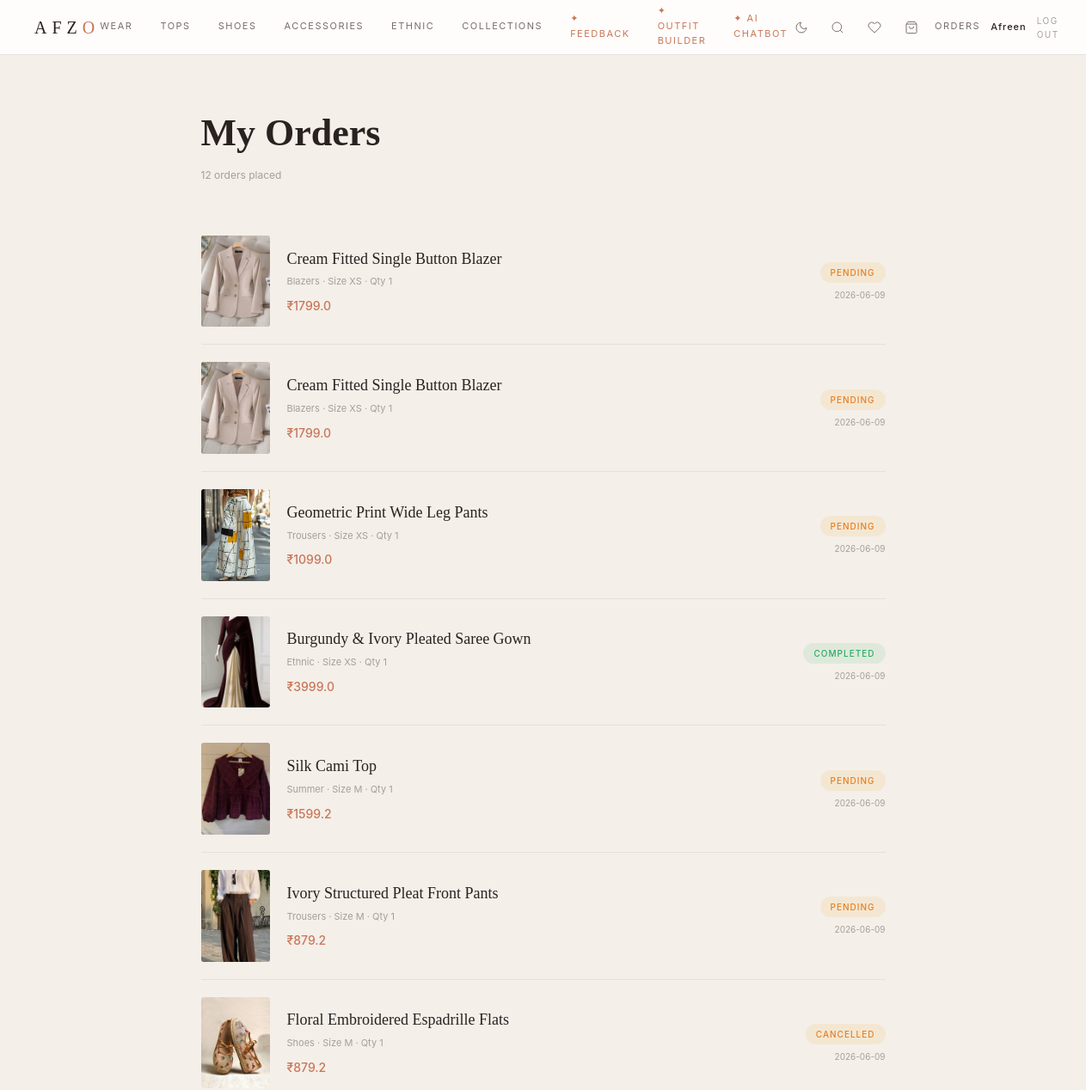
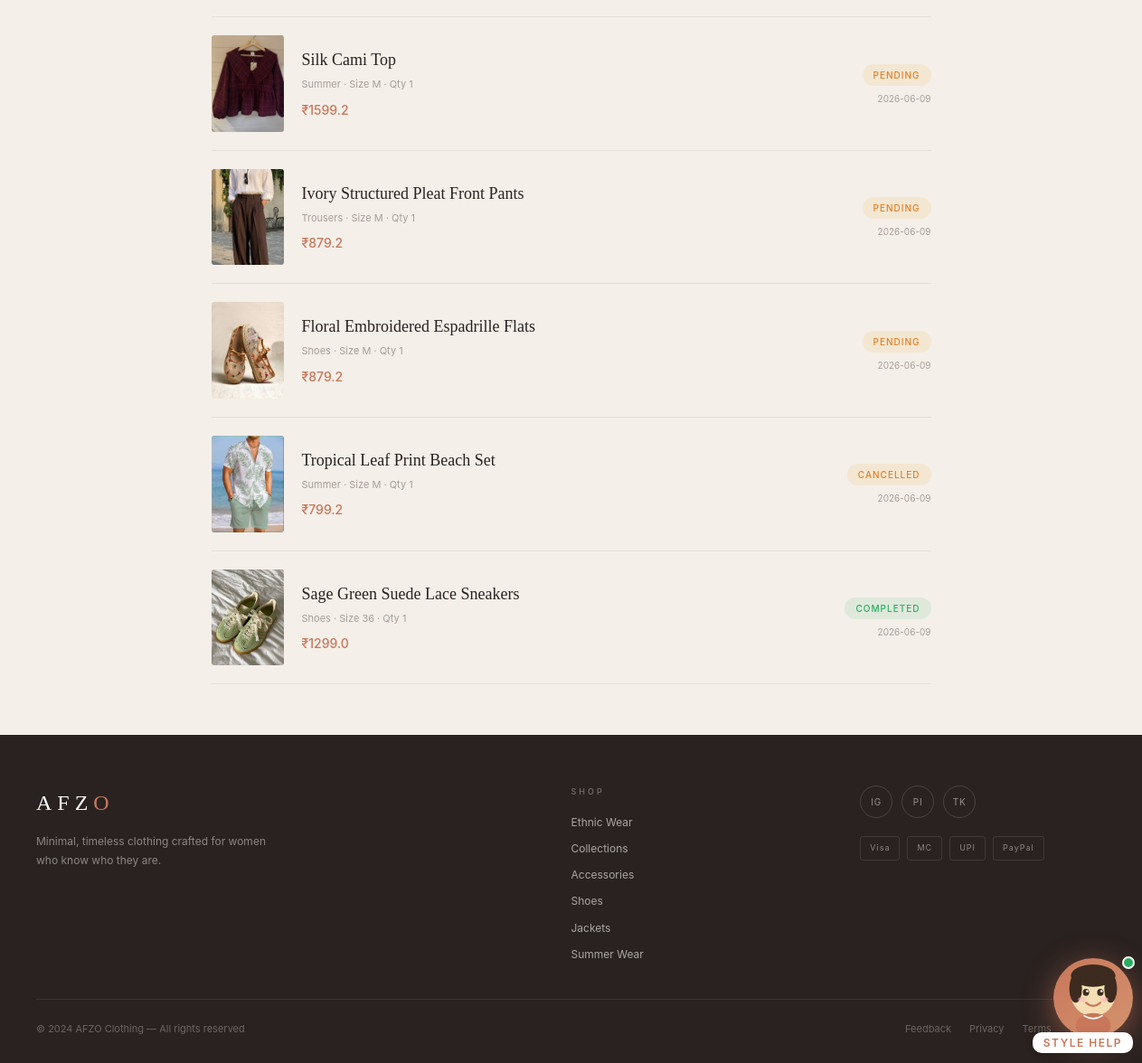
Screenshot of /orders (signed in) with the database file from the repository (2 pictures, top to bottom).
### tables this page shows
CREATE TABLE orders (
        id INTEGER PRIMARY KEY AUTOINCREMENT,
        user_name TEXT NOT NULL,
        user_email TEXT NOT NULL,
        product_id INTEGER NOT NULL,
        product_name TEXT NOT NULL,
        category TEXT NOT NULL,
        price REAL NOT NULL,
        qty INTEGER DEFAULT 1,
        size TEXT,
        status TEXT DEFAULT 'completed',
        ordered_at TIMESTAMP DEFAULT CURRENT_TIMESTAMP
    );

### app.py (the view)
@app.route('/orders')
def order_history():
    if not session.get('user'): return redirect(url_for('index'))
    con=get_db(); cur=con.cursor()
    cur.execute('SELECT id,product_name,category,price,qty,size,status,ordered_at FROM orders WHERE user_email=? ORDER BY ordered_at DESC',
                (session['user']['email'],))
    rows=cur.fetchall(); con.close()
    orders=[]
    for r in rows:
        pid_match=next((p for p in PRODUCTS if p['name']==r[1]),None)
        can_cancel = False
        if r[6] in ['pending', 'completed'] and r[7]:
            try:
                order_time = datetime.strptime(r[7], '%Y-%m-%d %H:%M:%S')
                time_diff = datetime.now() - order_time
                can_cancel = time_diff.total_seconds() < 86400  # 24 hours in seconds
            except:
                pass
        orders.append({'id':r[0],'product_name':r[1],'category':r[2],'price':r[3],
                       'qty':r[4],'size':r[5],'status':r[6],'date':r[7][:10] if r[7] else '',
                       'image':pid_match['image'] if pid_match else '', 'can_cancel':can_cancel})
    return render_template('orders.html',orders=orders,user=session.get('user'))

### app.py (called while the page is built)
def get_db(): return sqlite3.connect(DB)

### templates/orders.html (shortened to what this page needs)
{% extends "base.html" %}
{% block content %}
<div class="page">
  <div style="max-width:860px;margin:0 auto;padding:56px 32px">
    <h1 style="font-family:var(--font-serif);font-size:44px;color:var(--dark);margin-bottom:4px">My Orders</h1>
    <p style="font-size:12px;color:var(--light);margin-bottom:40px">{{ orders|length }} order{{ 's' if orders|length!=1 else '' }} placed</p>
    {% if orders %}
      {% for o in orders %}
      <div style="display:grid;grid-template-columns:80px 1fr auto;gap:20px;align-items:center;padding:20px 0;border-bottom:1px solid var(--border-lt)">
        <div style="aspect-ratio:3/4;overflow:hidden;border-radius:3px;background:var(--beige)">{% if o.image %}<img src="{{ o.image }}" alt="{{ o.product_name }}" style="width:100%;height:100%;object-fit:cover">{% endif %}</div>
        <div>
          <div style="font-family:var(--font-serif);font-size:18px;color:var(--dark);margin-bottom:4px">{{ o.product_name }}</div>
          <div style="font-size:11px;color:var(--light);margin-bottom:8px">{{ o.category|title }} · Size {{ o.size }} · Qty {{ o.qty }}</div>
          <div style="font-size:14px;color:var(--terra);font-weight:500">₹{{ o.price*o.qty }}</div>
        </div>
        <div style="text-align:right">
          <div style="display:inline-block;padding:4px 12px;border-radius:20px;font-size:10px;letter-spacing:1px;text-transform:uppercase;font-weight:500;background:{% if o.status=='completed' %}rgba(39,174,96,0.1){% elif o.status=='shipped' %}rgba(52,152,219,0.1){% else %}rgba(243,156,18,0.1){% endif %};color:{% if o.status=='completed' %}#27ae60{% elif o.status=='shipped' %}#2980b9{% else %}#e67e22{% endif %}">{{ o.status }}</div>
          <div style="font-size:10px;color:var(--light);margin-top:6px">{{ o.date }}</div>                  </div>
      </div>
      {% endfor %}
    {% endif %}
  </div>
</div>
{% endblock %}

### static/css/style.css (style rules this page uses)
:root { --font-serif: 'Georgia', 'Times New Roman', serif; --font-sans: 'Inter', -apple-system, BlinkMacSystemFont, 'Segoe UI', sans-serif; --dark: #2A2220; --mid: #7A6D68; --light: #A89E9A; --beige: #F4EFE9; --terra: #C8775A; --terra-dark: #A85F43; --border: rgba(42,34,32,0.12); --border-lt: rgba(42,34,32,0.07); --bg: #FFFFFF; --bg-page: #F4EFE9; --bg-card: #FFFFFF; --bg-nav: rgba(255,255,255,0.85); --nav-h: 64px; --glass-bg: rgba(255,255,255,0.65); --glass-border: rgba(255,255,255,0.5); --shadow-sm: 0 2px 12px rgba(42,34,32,0.07); --shadow-md: 0 8px 32px rgba(42,34,32,0.12); --shadow-lg: 0 24px 64px rgba(42,34,32,0.16); --transition: 0.25s cubic-bezier(0.4,0,0.2,1); }
*, *::before, *::after { box-sizing: border-box; margin: 0; padding: 0; }
html { scroll-behavior: smooth; }
body { font-family: var(--font-sans); background: var(--bg-page); color: var(--dark); line-height: 1.6; transition: background var(--transition), color var(--transition); }
img { display: block; max-width: 100%; }
.page { min-height: calc(100vh - var(--nav-h)); }

### rows the page displays
orders: product_name "Cream Fitted Single Button Blazer", category "Blazers", size "XS", qty "1", o.price*o.qty "1799.0", status "PENDING", date "2026-06-09"
orders: product_name "Cream Fitted Single Button Blazer", category "Blazers", size "XS", qty "1", o.price*o.qty "1799.0", status "PENDING", date "2026-06-09"
orders: shows a picture, product_name "Geometric Print Wide Leg Pants", category "Trousers", size "XS", qty "1", o.price*o.qty "1099.0", status "PENDING", date "2026-06-09"
orders: shows a picture, product_name "Burgundy & Ivory Pleated Saree Gown", category "Ethnic", size "XS", qty "1", o.price*o.qty "3999.0", status "COMPLETED", date "2026-06-09"
orders: product_name "Silk Cami Top", category "Summer", size "M", qty "1", o.price*o.qty "1599.2", status "PENDING", date "2026-06-09"
orders: product_name "Ivory Structured Pleat Front Pants", category "Trousers", size "M", qty "1", o.price*o.qty "879.2", status "PENDING", date "2026-06-09"
orders: product_name "Floral Embroidered Espadrille Flats", category "Shoes", size "M", qty "1", o.price*o.qty "879.2", status "CANCELLED", date "2026-06-09"
orders: product_name "Silk Cami Top", category "Summer", size "M", qty "1", o.price*o.qty "1599.2", status "PENDING", date "2026-06-09"
orders: product_name "Ivory Structured Pleat Front Pants", category "Trousers", size "M", qty "1", o.price*o.qty "879.2", status "PENDING", date "2026-06-09"
orders: product_name "Floral Embroidered Espadrille Flats", category "Shoes", size "M", qty "1", o.price*o.qty "879.2", status "PENDING", date "2026-06-09"
orders: shows a picture, product_name "Tropical Leaf Print Beach Set", category "Summer", size "M", qty "1", o.price*o.qty "799.2", status "CANCELLED", date "2026-06-09"
orders: shows a picture, product_name "Sage Green Suede Lace Sneakers", category "Shoes", size "36", qty "1", o.price*o.qty "1299.0", status "COMPLETED", date "2026-06-09"

### other values shown
{{ user.name.split()[0] }} "Afreen"
{{ orders|length }} "12"
{{ 's' if orders|length!=1 else '' }} "s"
